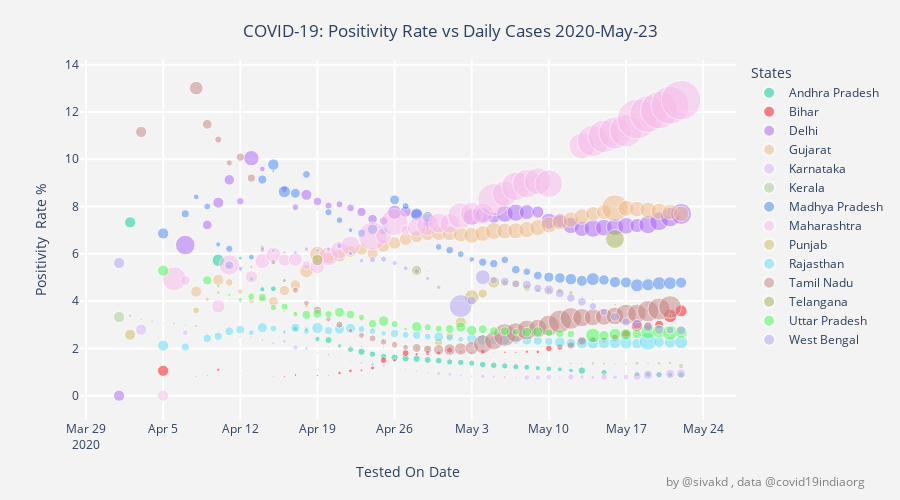

Write notebook code for a chart like this one.
### Code cell
import plotly.express as px

color_discrete_map={'Bihar': '#fe0a11', 'Gujarat': '#f0b884', 'Karnataka': '#ddb0ff',
                    'Kerala':'#a4cc8b', 'Madhya Pradesh':'#4287f5', 'Maharashtra':'#f7baeb', 'Punjab':'#d0bb5f', 
                    'Rajasthan':'#5edef7','Tamil Nadu':'#c48381', 'Telangana':'#a0b34f', 'Uttar Pradesh':'#42fb50', 
                    'West Bengal':'#b0a1f5',}
fig = px.scatter(pts, x='Updated On', y='Positive Rate',color="State",
                 size='Daily',width=900, height=500,size_max=60,color_discrete_map=color_discrete_map)
fig.update_traces(mode='markers',  marker=dict(sizemode='area',sizeref=3, line_width=1, opacity= 0.5,))

fig.update_layout(
    title=dict(
        text = 'COVID-19: Positivity Rate vs Daily Cases 2020-'+today,
        xanchor= 'center',
        y=0.95,
        x = 0.5),
    legend=dict(title='States'),
    xaxis=dict(
        title='Tested On Date',
        gridcolor='white',
        gridwidth=2,
    ),
    yaxis=dict(
        title='Positivity  Rate %',
        gridcolor='white',
        gridwidth=2,
    ),
    annotations=[
            dict(
            x=1.2,
            y=-0.20,
            showarrow=False,
            text="by @sivakd , data @covid19indiaorg",
            xref="paper",
            yref="paper",
            font = dict(color = "gray") ),
            ],
    paper_bgcolor='rgb(243, 243, 243)',
    plot_bgcolor='rgb(243, 243, 243)',
)

for p in anon['Positive Rate']:
    overlap1 = anon[anon['Positive Rate']==p]['State']=='Karnataka'
    overlap2 = anon[anon['Positive Rate']==p]['State']=='Karnataka'
    #fig.add_annotation(x='2020-05-20',y=p,font = dict(size = 10),
    #               text=anon[anon['Positive Rate']==p]['State'].iloc[0],showarrow=True,xref='x',yref='y',align='left',)

fig.write_image("Comparison-Positive-Rate-vs-Cases-Growth-2020-"+today+".png")
fig.show()
